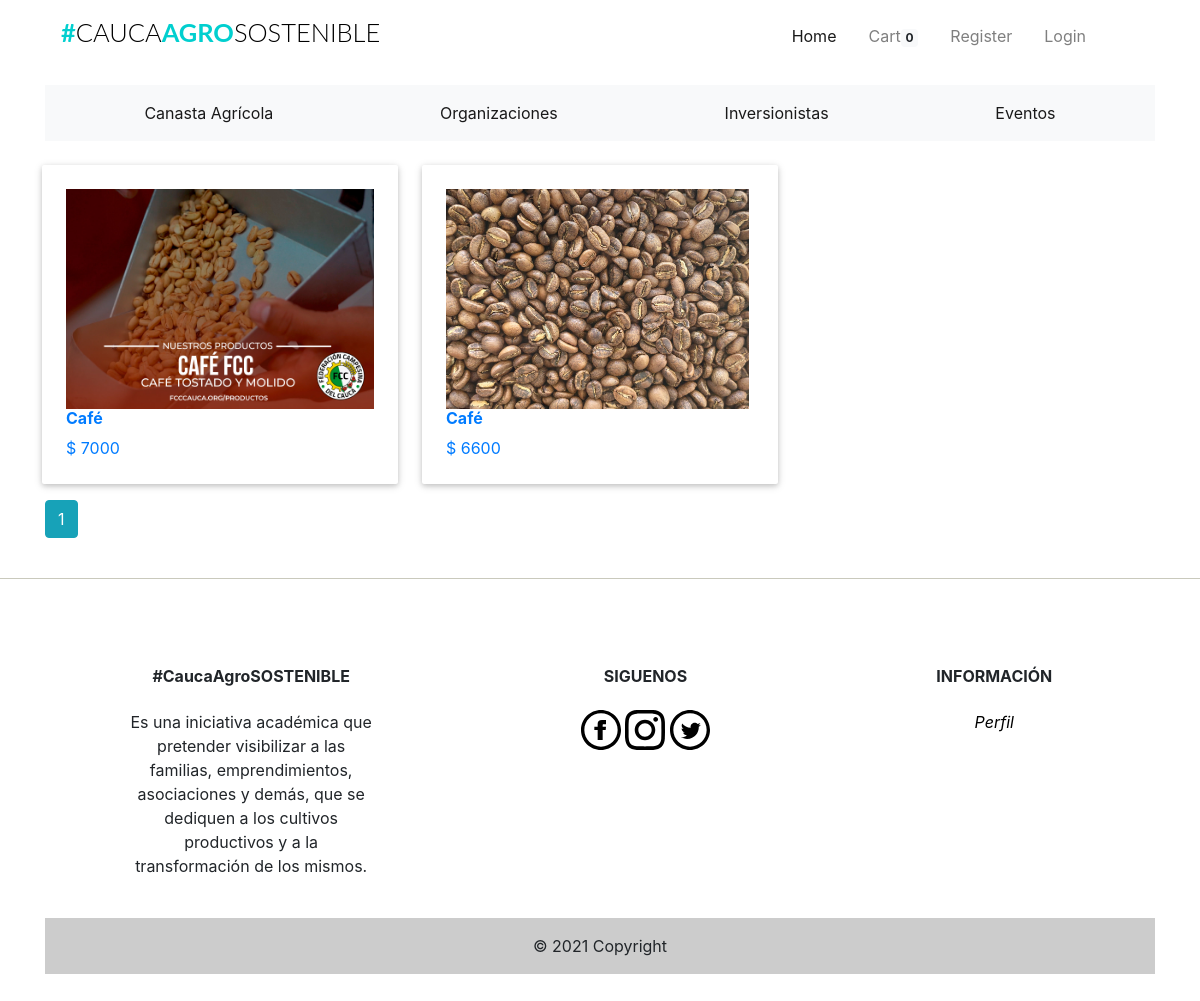
The page /canasta on the database as committed earlier.
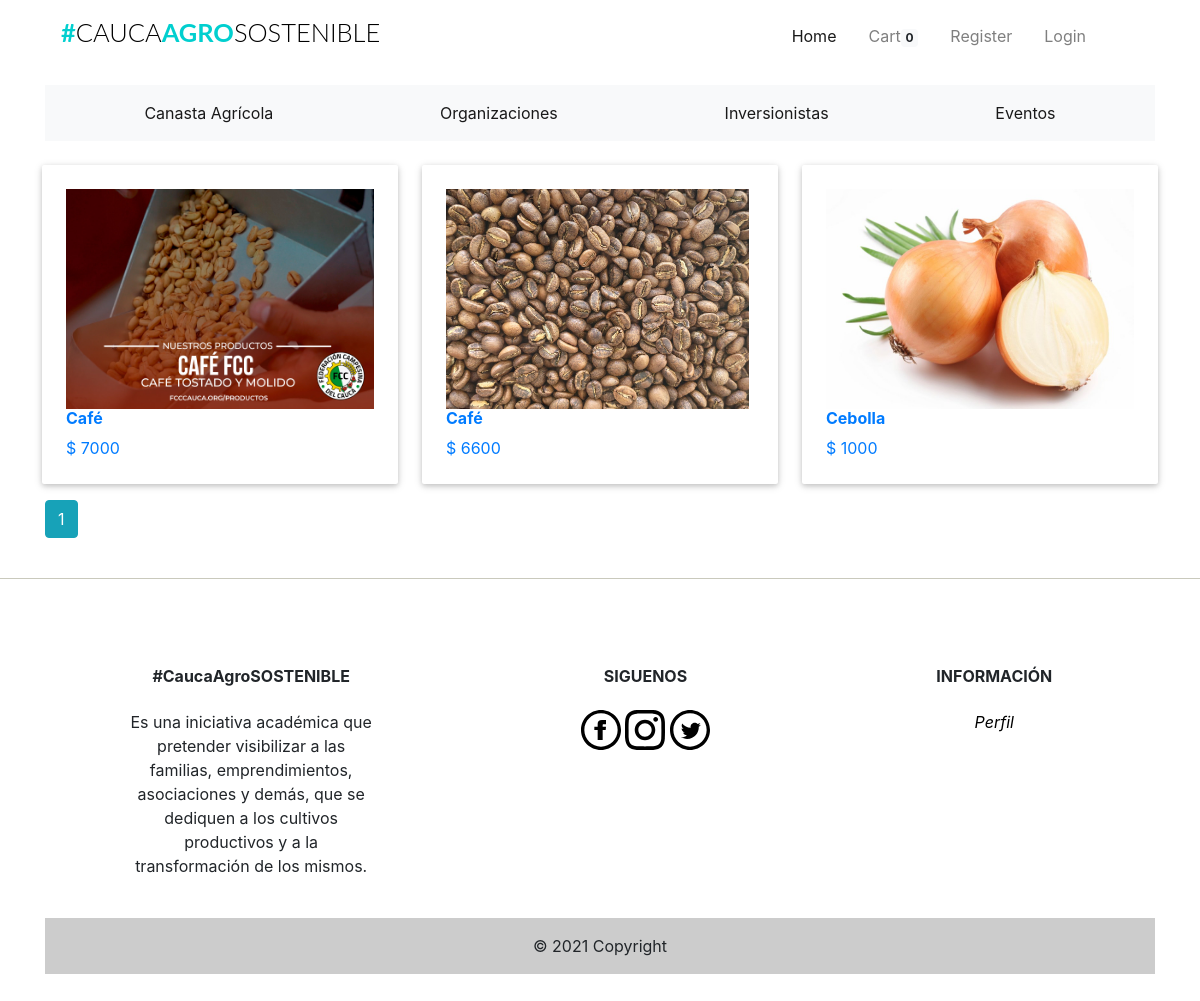
The same page on the database as committed later.
### app/models.py (models this page shows, shortened)
class Products(db.Model):
    __tablename__ = 'products'
    id = db.Column(db.Integer, primary_key=True)
    product_name = db.Column(db.String(100), index=True)
    product_price = db.Column(db.Integer, index=True)
    product_image = db.Column(db.String(120))
    product_description = db.Column(db.String(200))
    product_stock = db.Column(db.Integer)
    promotion_value = db.Column(db.Integer, index=True)
    organizacion_id = db.Column(db.Integer, db.ForeignKey('organizaciones.id'))

### app/home/routes.py (the view)
@home.route('/canasta')
def canasta():
    if current_user.is_anonymous:
        count = 0
    else:
        count = Kart.query.filter_by(user_id=current_user.id).count()
    page = request.args.get('page', 1, type=int)
    products = Products.query\
        .order_by(Products.product_name).paginate(page=page, per_page=6)
    return render_template("home/canasta.html", title="Canasta Agricola", products=products, count=count)

### app/templates/home/canasta.html (shortened to what this page needs)
{% extends "base.html" %}
{% block body %}
<div class="row d-block">
  {% for product_list in products.items %}
    <a href="{{ url_for('home.product_details', id=product_list.id) }}">
          <div class="col l4 s12 m6">
        <div class="card-panel hoverable" style="max-height:360px; background-color:#FFFFFF;">
          <div class="card-image" style="margin-left:auto;margin-right: auto;">
            <div class="thumbnail" style="height:220px;margin-bottom: 0px;">
                <img class="responsive-img" src="{{ product_list.product_image }}" style="height:100%;">
            </div>
            <h6 class="title">
                <span class="product-name">
                    {{ product_list.product_name }}
                </span>
            </h6>
            <div class="price-container clearfix">
                <span class="price-box" style="margin-bottom:0px;white-space:normal;">
                    <span class="price">
                        <span>$</span>
                        <span>{{ product_list.product_price }}</span>
                    </span>
                </span>
            </div>
          </div>
        </div>
      </div>
    </a>
  {% endfor %}
</div>
{% for page_num in products.iter_pages(left_edge=1, right_edge=1, left_current=1, right_current=2) %}
{% if page_num %}
    {% if products.page == page_num %}
        <a class="btn btn-info mb-4" href="{{ url_for('home.canasta', title=title, page=page_num)}}">{{page_num}}</a>
    {% else %}
    <a class="btn btn-outline-info mb-4" href="{{ url_for('home.canasta', title=title, page=page_num)}}">{{page_num}}</a>
    {%endif%}
{%endif%}
{% endfor %}
</div>
{% endblock %}

### app/templates/base.html (shortened to what this page needs)
<html>
  <head>
      <link href="{{ url_for('static', filename='css/bootstrap.min.css') }}"rel="stylesheet">
      <link href="{{ url_for('static', filename='css/st.css') }}"rel="stylesheet">
      <link href='https://api.mapbox.com/mapbox-gl-js/v2.3.1/mapbox-gl.css' rel='stylesheet' />
  </head>
  <body>
  {% include "navbar.html" %}
  {% include "categories/categories.html" %}
  <div class="container">
    {% block body %}
    {% endblock %}
  <hr class="footer-break"></hr>
{% include "footer.html" %}
</body>
</html>

### app/templates/navbar.html (shortened to what this page needs)
{% block navbar %}
<div class="container mt-1 mb-3">
  <nav class="navbar navbar-expand-lg navbar-light">
    <h1 class="brand_name">
      <a class="navbar-brand" href="{{ url_for('home.homepage') }}">#<span>CAUCA</span>AGRO<span>SOSTENIBLE</span></a>
    </h1>
    <div class="collapse navbar-collapse" id="navbarNav">
      <ul class="navbar-nav ml-auto mr-auto mt-2 mt-lg-0">
        {% if current_user.is_authenticated %}
        {% if current_user.is_admin %}
        <li class="nav-item ml-3">
          <a class="nav-link active" href="{{ url_for('home.admin_dashboard') }}">Dashboard</a>
        </li>
        <li class="nav-item ml-3">
          <a class="nav-link" href="{{ url_for('admin.list_products') }}">Productos</a>
        </li>
        <li class="nav-item ml-3">
          <a class="nav-link" href="{{ url_for('admin.list_organizaciones') }}">Organizaciones</a>
        </li>
        <li class="nav-item ml-3">
          <a class="nav-link" href="{{ url_for('admin.list_inversionistas') }}">Inversionistas</a>
        </li>
        <li class="nav-item ml-3">
          <a class="nav-link" href="{{ url_for('admin.list_eventos') }}">Eventos</a>
        </li>
        <li class="nav-item ml-3">
          <a class="nav-link" href="{{ url_for('admin.list_orders') }}">Orders</a>
        </li>
        <li class="nav-item ml-3">
          <a class="nav-link" href="{{ url_for('users.cart') }}">Cart<span class="badge badge-light">{{ count
              }}</span></a>
        </li>
        {% else %}
        <li class="nav-item ml-3">
          <a class="nav-link" href="{{ url_for('users.cart') }}">Cart<span class="badge badge-light">{{ count
              }}</span></a>
        </li>
        {% endif %}
        <li class="nav-item dropdown ml-3">
          <a class="nav-link dropdown-toggle" data-toggle="dropdown" href="#" role="button" aria-haspopup="true"
            aria-expanded="false">
            Hi, {{ current_user.firstname }}!
          </a>
          <div class="dropdown-menu">
            <a class="dropdown-item" href="{{ url_for('users.profile') }}">Profile</a>
            <div class="dropdown-divider"></div>
            <a class="dropdown-item" href="{{ url_for('auth.logout') }}">Logout</a>
          </div>
        </li>
        {% else %}
        <li class="nav-item active ml-3">
          <a class="nav-link" href="{{ url_for('home.homepage') }}">Home <span class="sr-only">(current)</span></a>
        </li>
        <li class="nav-item ml-3">
          <a class="nav-link" href="{{ url_for('users.cart') }}">Cart<span class="badge badge-light">{{ count
              }}</span></a>
        </li>
        <li class="nav-item ml-3">
          <a class="nav-link" href="{{ url_for('auth.register') }}">Register</a>
        </li>
        <li class="nav-item ml-3">
          <a class="nav-link" href="{{ url_for('auth.login') }}">Login</a>
        </li>
        {% endif %}
      </ul>
    </div>
  </nav>
</div>
{% endblock %}

### app/templates/categories/categories.html
{% block organizacion %}
<div class="container mt-1 mb-3 overflow-auto">
  <nav class="navbar navbar-expand navbar-light bg-light">
    <div class="collapse navbar-collapse" id="navbarNav">
      <ul class="navbar-nav d-flex justify-content-around">
        <li class="nav-item active">
          <a class="nav-link" href="{{ url_for('home.canasta') }}">Canasta Agr&iacute;cola</a>
        </li>
        <li class="nav-item active">
          <a class="nav-link" href="{{ url_for('home.organizaciones') }}">Organizaciones</a>
        </li>
        <li class="nav-item active">
          <a class="nav-link" href="{{ url_for('home.inversionistas')}}">Inversionistas</a>
        </li>
        <li class="nav-item active">
          <a class="nav-link" href="{{ url_for('home.eventos') }}">Eventos</a>
        </li>
      </ul>
    </div>
  </nav>
</div>
{% endblock %}

### app/templates/footer.html (shortened to what this page needs)
{% block footer %}
<div class="container my-5">
  <footer
          class="text-center text-lg-start text-black"
          style="background-color: #ffffff"
          >
    <div class="container p-4 pb-0">
      <section class="">
        <div class="row">
          <div class="col-md-3 col-lg-3 col-xl-3 mx-auto mt-3">
            <h6 class="text mb-4 font-weight-bold">
              #CaucaAgroSOSTENIBLE
            </h6>
            <p>
              Es una iniciativa
              académica que pretender visibilizar a las familias, emprendimientos, asociaciones y demás, que se dediquen
              a los cultivos productivos y a la transformación de los mismos.
            </p>
          </div>
          <div class="col-md-4 col-lg-3 col-xl-3 mx-auto mt-3">
            <h6 class="text-uppercase mb-4 font-weight-bold">Siguenos</h6>
            <a href="https://www.facebook.com/">
              <img src="{{ url_for('static',filename='iconmonstr-facebook.svg') }}" class="img-responsive svg-footer">
            </a>
            <a href="https://www.instagram.com/">
              <img src="{{ url_for('static',filename='iconmonstr-instagram.svg') }}" class="img-responsive svg-footer">
            </a>
            <a href="https://twitter.com/?lang=en">
              <img src="{{ url_for('static',filename='iconmonstr-twitter.svg') }}" class="img-responsive svg-footer">
            </a>
          </div>
          <div class="col-md-3 col-lg-2 col-xl-2 mx-auto mt-3">
            <h6 class="text-uppercase mb-4 font-weight-bold">Informaci&oacute;n</h6>
            <a href="{{ url_for('users.profile') }}">
              <p><i><span style="color:black;">Perfil</span></i><p>
            </a>
          </div>
        </div>
      </section>
    </div>
    <div class="text-center p-3" style="background-color: rgba(0, 0, 0, 0.2)">
      © 2021 Copyright
    </div>
  </footer>
</div>
{% endblock %}

### app/static/css/st.css (style rules this page uses)
.svg-footer { height: 2.5em; width: 2.5em; }
.footer-break { background-color:#e0e0d1; }
.brand_name .navbar-brand { font-size:1.59rem; text-transform: uppercase; font-family: 'Lato', sans-serif; font-weight: 700; color: #333; }
.brand_name >.navbar-brand { color:#01CFCF; text-decoration: none; }
.brand_name >.navbar-brand span { color: #000; font-weight: 300; }
.navbar-nav { width: 100%; align-items: flex-start; }
.product-name { text-transform: capitalize; font-weight:bold; }
img.responsive-img, video.responsive-video { max-width: 100%; }
.card-panel { -webkit-transition:-webkit-box-shadow .25s; transition:-webkit-box-shadow .25s; transition:box-shadow .25s; transition:box-shadow .25s, -webkit-box-shadow .25s;padding:24px; margin:.5rem 0 1rem 0; border-radius:2px;background-color:#fff; box-shadow: 0 2px 5px 0 rgba(0,0,0,0.16),0 2px 10px 0 rgba(0,0,0,0.12); }
.hoverable { -webkit-transition:-webkit-box-shadow .25s; transition:-webskit-box-shadow .25s; transition:box-shadow .25s; transition:box-shadow .25s, -webkit-box-shadow .25s }
.row:after { content: ""; display: table; clear: both; }
.row .col { float: left; -webkit-box-sizing: border-box; box-sizing: border-box; padding: 0 0.75rem; min-height: 1px; }
.row .col.s12 { width: 100%; margin-left: auto; left: auto; right: auto; }
@media only screen and (min-width: 601px) { .row .col.m6 { width: 50%; margin-left: auto; left: auto; right: auto; } }
@media only screen and (min-width: 993px) { .row .col.l4 { width: 33.3333333333%; margin-left: auto; left: auto; right: auto; } }

Rows that differ between the two databases and show on the page:
added Products: product_image (picture), product_name "Cebolla", product_price "1000"
